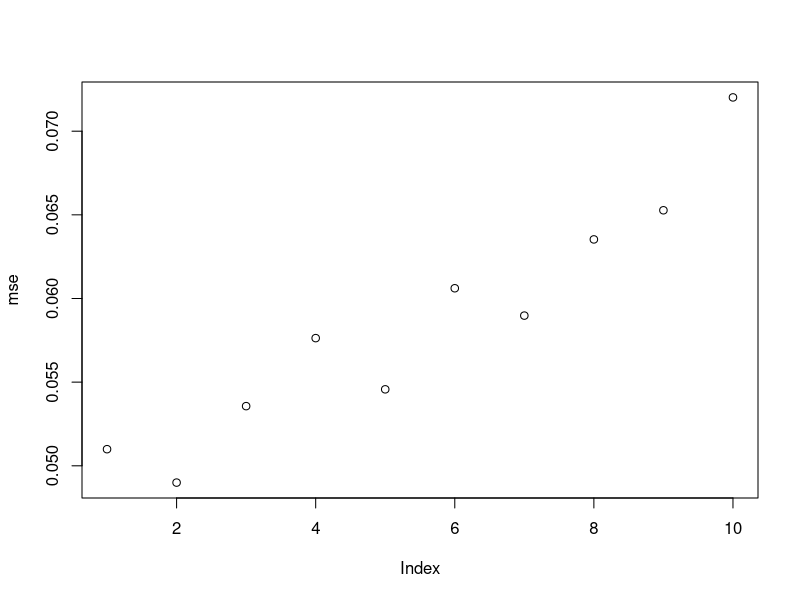

Generate this figure with R:
#####################################
### R code for Chapter 6 Examples ###
#####################################


### Example 6.1 (Basic Monte Carlo estimation)

    m <- 100000
    g <- numeric(m)
    for (i in 1:m) {
        x <- rnorm(2)
        g[i] <- abs(x[1] - x[2])
    }
    est <- mean(g)
    est
    
    # unbiased
    sd(g)/sqrt(m) # sd uses m-1 like var
    # unbiased
    sqrt(sum((g - mean(g))^2)/(m*(m-1))) 
    # biased
    sqrt(sum((g - mean(g))^2)) / m
    # True
    sqrt((2-4/pi)/m)

### Example 6.2 (Estimating the MSE of a trimmed mean)

    n <- 20
    m <- 1000
    tmean <- numeric(m)
    for (i in 1:m) {
        x <- sort(rnorm(n))
        tmean[i] <- sum(x[2:(n-1)]) / (n-2)
        }
    mse <- mean(tmean^2)
    mse
    sqrt(sum((tmean - mean(tmean))^2)) / m    #standard error

    n <- 20
    m <- 1000
    tmean <- numeric(m)
    for (i in 1:m) {
        x <- sort(rnorm(n))
        tmean[i] <- median(x)
        }
    mse <- mean(tmean^2)
    mse
    sqrt(sum((tmean - mean(tmean))^2)) / m    #se

    # Different levels of trimming
    n <- 20
    m <- 1000
    mse=numeric(10)
    
    for(k in 0:9)
    {
      tmean <- numeric(m) 
      for (i in 1:m) 
      {
        x <- sort(rnorm(n))
        tmean[i] <- sum(x[(k+1):(n-k)]) / (n-2*k) 
      }
      mse[k+1] <- mean(tmean^2)
    }
    
    plot(mse)
    
### Example 6.3 (MSE of a trimmed mean, cont.)

     set.seed(522)
     n <- 20
     K <- n/2 - 1
     m <- 1000
     mse <- matrix(0, n/2, 6)

     trimmed.mse <- function(n, m, k, p) {
         #MC est of mse for k-level trimmed mean of
         #contaminated normal pN(0,1) + (1-p)N(0,100)
         tmean <- numeric(m)
         for (i in 1:m) {
             sigma <- sample(c(1, 10), size = n,
                 replace = TRUE, prob = c(p, 1-p))
             x <- sort(rnorm(n, 0, sigma))
             tmean[i] <- sum(x[(k+1):(n-k)]) / (n-2*k)
             }
         mse.est <- mean(tmean^2)
         se.mse <- sqrt(mean((tmean-mean(tmean))^2)) / sqrt(m)
         return(c(mse.est, se.mse))
     }

    for (k in 0:K) {
        mse[k+1, 1:2] <- trimmed.mse(n=n, m=m, k=k, p=1.0)
        mse[k+1, 3:4] <- trimmed.mse(n=n, m=m, k=k, p=.95)
        mse[k+1, 5:6] <- trimmed.mse(n=n, m=m, k=k, p=.9)
    }
    
    mse # see errata
### Example 6.4 (Confidence interval for variance)

    n <- 20
    alpha <- .05
    x <- rnorm(n, mean=0, sd=2)
    UCL <- (n-1) * var(x) / qchisq(alpha, df=n-1)
    UCL
    ### Example 6.5 (MC estimate of confidence level)
    
    #set.seed(123)
    n <- 20
    alpha <- .05
    UCL <- replicate(1000, expr = {
      x <- rnorm(n, mean = 0, sd = 2)
      (n-1) * var(x) / qchisq(alpha, df = n-1)
    } )
    #count the number of intervals that contain sigma^2=4
    sum(UCL > 4)
    #or compute the mean to get the confidence level
    mean(UCL > 4)
    
    
    ### Example 6.6 (Empirical confidence level)
    
    n <- 20
    alpha <- .05
    UCL <- replicate(1000, expr = {
      x <- rchisq(n, df = 2)
      (n-1) * var(x) / qchisq(alpha, df = n-1)
    } )
    sum(UCL > 4)
    mean(UCL > 4)
    
    